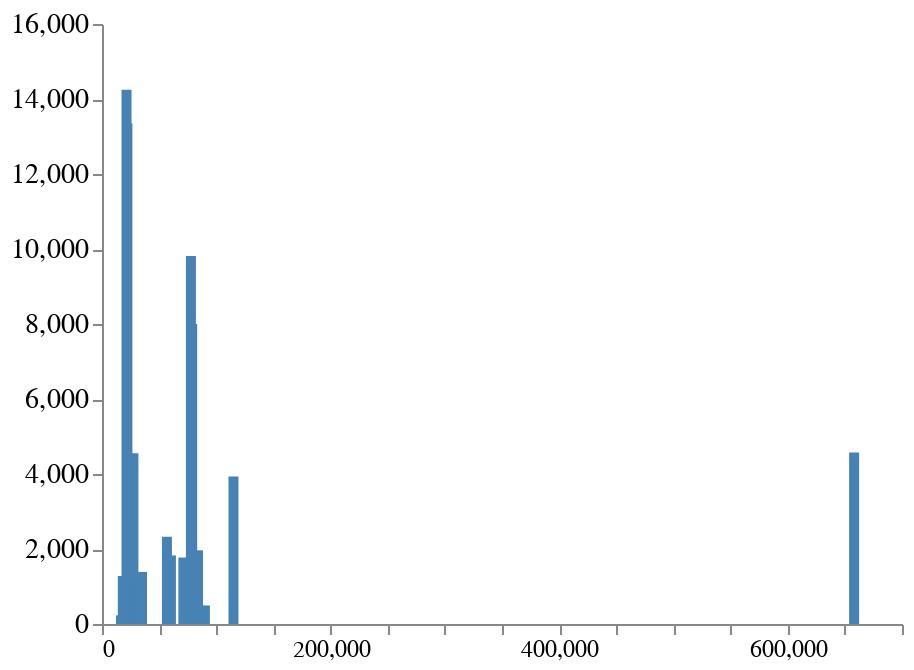

Notebook code cell kept with this figure:
### Code cell
alt.Chart(df).mark_bar().encode(
    x = alt.X('Sales', title = '', axis=alt.Axis(grid = False,labelFontSize=12)),
    y = alt.Y('Stores', title = '', sort='-x', axis=alt.Axis(grid = False,labelFontSize=14,titleAngle=0,titleFontSize=18)),
    tooltip = [alt.Tooltip('Company',title = 'Company'),alt.Tooltip('Sales', title = 'Sales MUSD'),alt.Tooltip('Stores',title='Stores')],
    color = alt.condition(
        alt.datum.Stores,
        alt.ColorValue("steelblue"),
        alt.ColorValue("orange"))
).configure_view(
    strokeWidth=0
)

### Figure 1 — Vega-Lite specification as saved in the notebook (floating-point values rounded to 4 significant figures)
{"config": {"view": {"continuousWidth": 400, "continuousHeight": 300, "strokeWidth": 0}}, "data": {"name": "data-0fbaf84e8f0f7d7f527747f9806e7599"}, "mark": "bar", "encoding": {"color": {"condition": {"value": "steelblue", "test": "datum.Stores"}, "value": "orange"}, "tooltip": [{"type": "nominal", "field": "Company", "title": "Company"}, {"type": "quantitative", "field": "Sales", "title": "Sales MUSD"}, {"type": "quantitative", "field": "Stores", "title": "Stores"}], "x": {"type": "quantitative", "axis": {"grid": false, "labelFontSize": 12}, "field": "Sales", "title": ""}, "y": {"type": "quantitative", "axis": {"grid": false, "labelFontSize": 14, "titleAngle": 0, "titleFontSize": 18}, "field": "Stores", "sort": "-x", "title": ""}}, "$schema": "https://vega.github.io/schema/vega-lite/v4.8.1.json", "datasets": {"data-0fbaf84e8f0f7d7f527747f9806e7599": [{"Company": "Walmart US", "Sales": 658119, "Stores": 4574.0, "Sales/Avg. Store": 65.65, "Store Count Growth": 0.01284, "Category": "Supercenters"}, {"Company": "Kroger", "Sales": 115037, "Stores": 3931.0, "Sales/Avg. Store": 30.03, "Store Count Growth": 0.05389, "Category": "Grocery"}, {"Company": "Costco", "Sales": 90048, "Stores": 495.0, "Sales/Avg. Store": 187.8, "Store Count Growth": 0.06681, "Category": "Warehouse Club"}, {"Company": "Home Depot", "Sales": 83976, "Stores": 1965.0, "Sales/Avg. Store": 42.74, "Store Count Growth": 0.0, "Category": "Home Improvement"}, {"Company": "Walgreen Boots", "Sales": 78924, "Stores": 8002.0, "Sales/Avg. Store": 9.811, "Store Count Growth": -0.01051, "Category": "Drug Stores"}, {"Company": "CVS incl. Target", "Sales": 77792, "Stores": 9813.0, "Sales/Avg. Store": 8.826, "Store Count Growth": 0.2557, "Category": "Drug Stores"}, {"Company": "Amazon", "Sales": 71687, "Stores": null, "Sales/Avg. Store": null, "Store Count Growth": null, "Category": "Electronic/Mail Order"}, {"Company": "Target", "Sales": 71208, "Stores": 1772.0, "Sales/Avg. Store": 39.98, "Store Count Growth": -0.01006, "Category": "Supercenters"}, {"Company": "Lowe's", "Sales": 60311, "Stores": 1828.0, "Sales/Avg. Store": 33.31, "Store Count Growth": 0.01952, "Category": "Home Improvement"}, {"Company": "Albertsons", "Sales": 56829, "Stores": 2326.0, "Sales/Avg. Store": 23.88, "Store Count Growth": -0.04437, "Category": "Grocery"}, {"Company": "Sam's Club", "Sales": 56828, "Stores": 655.0, "Sales/Avg. Store": 87.29, "Store Count Growth": 0.01236, "Category": "Warehouse Clubs"}, {"Company": "Apple incl. Online", "Sales": 37664, "Stores": null, "Sales/Avg. Store": null, "Store Count Growth": null, "Category": null}, {"Company": "Best Buy", "Sales": 34980, "Stores": 1389.0, "Sales/Avg. Store": 24.69, "Store Count Growth": -0.03875, "Category": "Electronics"}, {"Company": "Publix", "Sales": 34408, "Stores": 1351.0, "Sales/Avg. Store": 26.0, "Store Count Growth": 0.04244, "Category": "Grocery"}, {"Company": "Rite Aid", "Sales": 27486, "Stores": 4553.0, "Sales/Avg. Store": 6.026, "Store Count Growth": -0.00372, "Category": "Drug Stores"}, {"Company": "Ahold", "Sales": 26903, "Stores": 794.0, "Sales/Avg. Store": 34.45, "Store Count Growth": 0.03385, "Category": "Grocery"}, {"Company": "Macy's", "Sales": 26028, "Stores": 889.0, "Sales/Avg. Store": 30.44, "Store Count Growth": 0.08283, "Category": "Department Stores"}, {"Company": "TJX", "Sales": 25012, "Stores": 2770.0, "Sales/Avg. Store": 9.37, "Store Count Growth": 0.07824, "Category": "Apparel"}, {"Company": "Aldi", "Sales": 24402, "Stores": 2021.0, "Sales/Avg. Store": 12.72, "Store Count Growth": 0.1123, "Category": "Grocery"}, {"Company": "Dollar General", "Sales": 22234, "Stores": 13350.0, "Sales/Avg. Store": 1.769, "Store Count Growth": 0.1324, "Category": "Dollar Stores"}, {"Company": "Dollar Tree", "Sales": 21464, "Stores": 14250.0, "Sales/Avg. Store": 1.564, "Store Count Growth": 0.07963, "Category": "Dollar Stores"}, {"Company": "HEB", "Sales": 21384, "Stores": 323.0, "Sales/Avg. Store": 66.83, "Store Count Growth": 0.01893, "Category": "Grocery"}, {"Company": "Kohl's", "Sales": 19060, "Stores": 1169.0, "Sales/Avg. Store": 16.35, "Store Count Growth": 0.006024, "Category": "Department Stores"}, {"Company": "Delhaize", "Sales": 18201, "Stores": 1280.0, "Sales/Avg. Store": 13.78, "Store Count Growth": -0.05952, "Category": "Grocery"}, {"Company": "Meijer", "Sales": 16592, "Stores": 231.0, "Sales/Avg. Store": 74.74, "Store Count Growth": 0.08451, "Category": "Supercenters"}]}}
